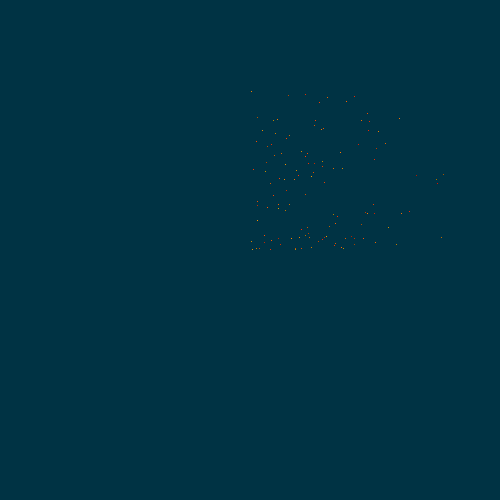
Frame 1 (no input)
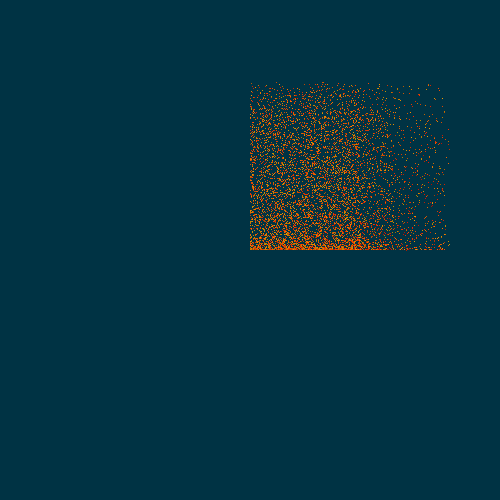
Frame 60 (the mouse pressed at the canvas centre just before this capture)
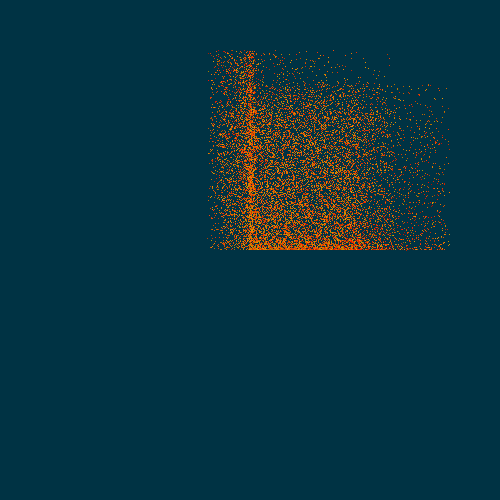
Frame 120 (the mouse held since frame 60 and released just before this capture)

The Processing sketch that drew these frames (run headless with seeded random() and noise(); from frame 60 on, the mouse is pressed at the canvas centre):

// Processing sketch: day_27
// ── day_27.pde
// (c) 2021 Joseph HENRY
// This code is licensed under MIT license (see LICENSE for details)

/**
 * From: https://easings.net/#easeInExpo
 */
float easeOutBounce(float x) {
  float n1 = 7.5625;
  float d1 = 2.75;

  if (x < 1 / d1) {
    return n1 * x * x;
  } else if (x < 2 / d1) {
    return n1 * (x -= 1.5 / d1) * x + 0.75;
  } else if (x < 2.5 / d1) {
    return n1 * (x -= 2.25 / d1) * x + 0.9375;
  } else {
    return n1 * (x -= 2.625 / d1) * x + 0.984375;
  }
}

/**
 * From: https://p5js.org/reference/#/p5/pixels
 */
void setPixel(int x, int y, int r, int g, int b) {
  int loc = x + y * width;
  pixels[loc] = color(r, g, b);
}

void putPixels(float x, float y, float offset) {
  loadPixels();
  for (int i = 0; i < 120; i++) {
    int rx = int(x + cos(easeOutBounce(random(1)) + offset) * random(200));
    int ry = int(y - sin(easeOutBounce(random(1)) + offset) * random(200));

    float p = easeOutBounce(map(rx + ry, 0, width + height, 1, 0));

    float r = 255 - random(p) * 100;
    float g = 153 - random(p) * 153;
    float b = 0;

    setPixel(rx, ry, int(r), int(g), int(b));
  }
  updatePixels();
}

float offset = 0;

void setup() {
  size(500, 500);

  background(#003344);
}

void draw() {
  putPixels(width / 2, height / 2, offset);
  
  if (frameCount % 80 == 0) offset += QUARTER_PI;
}
